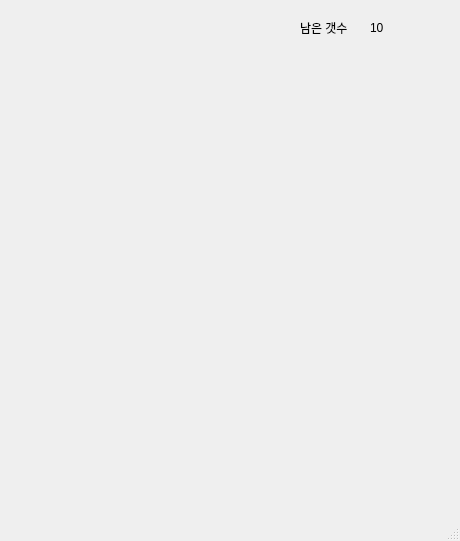
<?xml version="1.0" encoding="UTF-8"?>
<ui version="4.0">
 <class>MainWindow</class>
 <widget class="QMainWindow" name="MainWindow">
  <property name="geometry">
   <rect>
    <x>0</x>
    <y>0</y>
    <width>460</width>
    <height>541</height>
   </rect>
  </property>
  <property name="windowTitle">
   <string>MainWindow</string>
  </property>
  <widget class="QWidget" name="centralwidget">
   <widget class="QLabel" name="lblDisp">
    <property name="geometry">
     <rect>
      <x>300</x>
      <y>20</y>
      <width>51</width>
      <height>16</height>
     </rect>
    </property>
    <property name="text">
     <string>남은 갯수</string>
    </property>
   </widget>
   <widget class="QLabel" name="lblCount">
    <property name="geometry">
     <rect>
      <x>370</x>
      <y>20</y>
      <width>31</width>
      <height>16</height>
     </rect>
    </property>
    <property name="text">
     <string>10</string>
    </property>
   </widget>
  </widget>
  <widget class="QMenuBar" name="menubar">
   <property name="geometry">
    <rect>
     <x>0</x>
     <y>0</y>
     <width>460</width>
     <height>21</height>
    </rect>
   </property>
  </widget>
  <widget class="QStatusBar" name="statusbar"/>
 </widget>
 <resources/>
 <connections/>
</ui>
